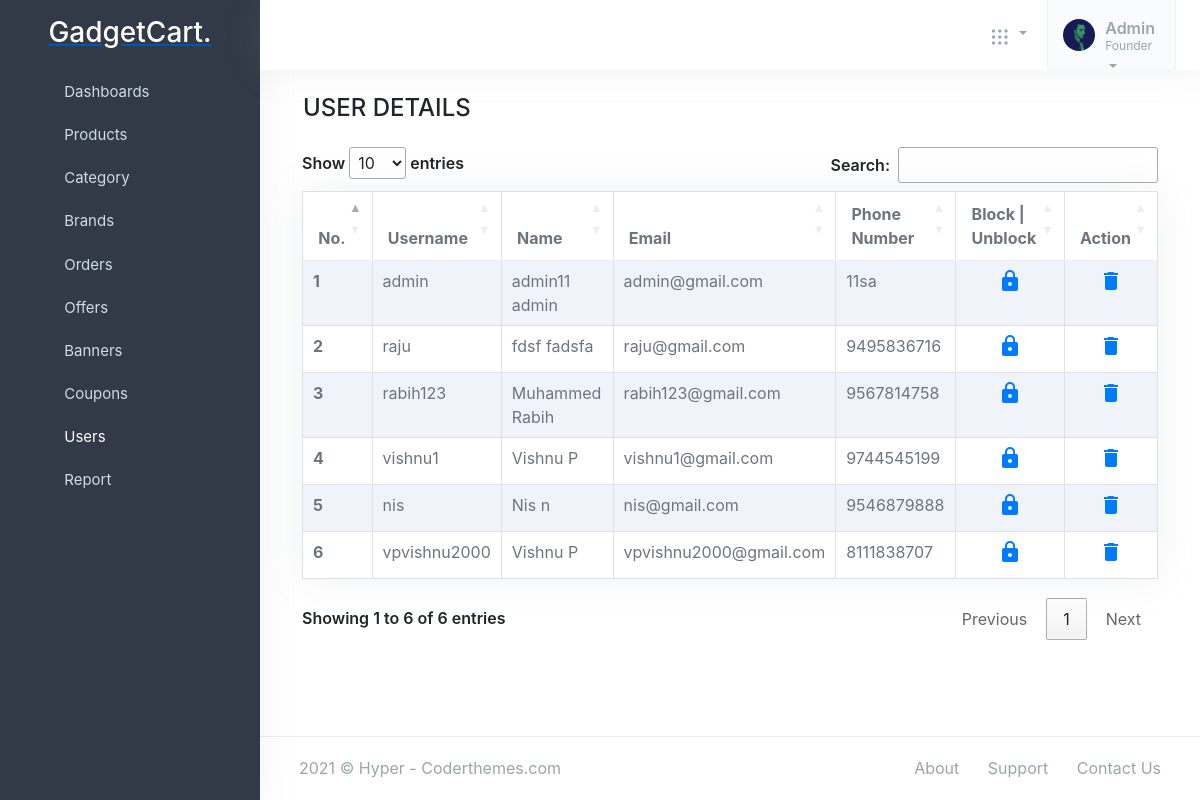
/adminpanel/userdetails/, run on the app's committed database.
### accounts/models.py (models this page shows, shortened)
class Account(AbstractBaseUser,PermissionsMixin):
    first_name = models.CharField(max_length=50)
    last_name = models.CharField(max_length=50)
    username = models.CharField(max_length=50, unique=True)
    email = models.CharField(max_length=50, unique=True)
    phone_number = models.CharField(max_length=50, unique=True)
    date_joined = models.DateTimeField(auto_now_add=True)
    last_login = models.DateTimeField(auto_now_add=True)
    is_admin = models.BooleanField(default=False)
    is_staff = models.BooleanField(default=False)
    is_active = models.BooleanField(default=True)
    is_superadmin = models.BooleanField(default=False)
    is_verified = models.BooleanField(default=False)
    USERNAME_FIELD = 'email'
    REQUIRED_FIELDS = ['username', 'first_name', 'last_name']
    objects = MyAccountManager()

### adminpanel/views.py (the view)
# urls.py: path('userdetails/', views.userdetails, name='userdetails'),
def userdetails(request):
    users = Account.objects.all().order_by('id')
    context = {
        'users' : users
    }
    return render(request, 'adminpanel/userdetails.html',context )

### brand/context_processors.py (called while the page is built)
def menulinks(request):
    links = Brand.objects.all()
    return dict(link=links)

### carts/context_processors.py (called while the page is built, shortened)
def counter(request):
    cart_count = 0
    if 'admin' in request.path:
        return {}
    return dict(cart_count=cart_count)

### category/context_processors.py (called while the page is built)
def menu_links(request):
    links = Category.objects.all()
    return dict(links=links)

### templates/adminpanel/userdetails.html (shortened to what this page needs)
{% extends 'adminpanel/base.html' %}
{% load static %}
{% block content %}
<div class="container">
    <h4 class="ml-3 mt-4 mb-4">USER DETAILS</h4>
    <div class="col-12" id="tables">
        <table class="table table-striped table-bordered table-hover bg-white bg-body shadow" id="myTable">
            <thead>
                <tr>
                    <th>No.</th>
                    <th>Username</th>
                    <th>Name</th>
                    <th>Email</th>
                    <th>Phone Number</th>
                    <th>Block | Unblock</th>
                    <th>Action</th>
                </tr>
            </thead>
            <tbody>
                {% for user in users %}
                <tr>
                    <th scope="row"> {{forloop.counter}} </th>
                    <td>{{user.username}}</td>
                    <td>{{user.first_name}} {{user.last_name}}</td>
                    <td>{{user.email}}</td>
                    <td>{{user.phone_number}}</td>
                    <td class="align-self-center">
                        <center>
                            {% if user.is_active %}
                            <a href=""><span class="material-icons">https</span></a>
                            {% else %}
                            <a href=""><span class="material-icons">lock_open</span></a>
                            {% endif %}
                        </center>
                    </td>
                    <td>
                        <center>
                            <a href="{% url 'userdelete' user.id %}" onclick="deleteItems(event)"><span
                                    class="material-icons">delete</span></a>
                        </center>
                    </td>
                </tr>
                {% endfor %}
            </tbody>
        </table>
    </div>
</div>
<footer class="footer">
    <div class="container-fluid">
        <div class="row">
            <div class="col-md-6">
                <script>document.write(new Date().getFullYear())</script> © Hyper - Coderthemes.com
            </div>
            <div class="col-md-6">
                <div class="text-md-end footer-links d-none d-md-block">
                    <a href="javascript: void(0);">About</a>
                    <a href="javascript: void(0);">Support</a>
                    <a href="javascript: void(0);">Contact Us</a>
                </div>
            </div>
        </div>
    </div>
</footer>
{% endblock %}

### data on the page
Account: username "admin", first_name "admin11", last_name "admin", email "admin@gmail.com", phone_number "11sa", is_active True (drawn)
Account: username "raju", first_name "fdsf", last_name "fadsfa", email "raju@gmail.com", phone_number "9495836716", is_active True (drawn)
Account: username "rabih123", first_name "Muhammed", last_name "Rabih", email "rabih123@gmail.com", phone_number "9567814758", is_active True (drawn)
Account: username "vishnu1", first_name "Vishnu", last_name "P", email "vishnu1@gmail.com", phone_number "9744545199", is_active True (drawn)
Account: username "nis", first_name "Nis", last_name "n", email "nis@gmail.com", phone_number "9546879888", is_active True (drawn)
Account: username "vpvishnu2000", first_name "Vishnu", last_name "P", email "vpvishnu2000@gmail.com", phone_number "8111838707", is_active True (drawn)
